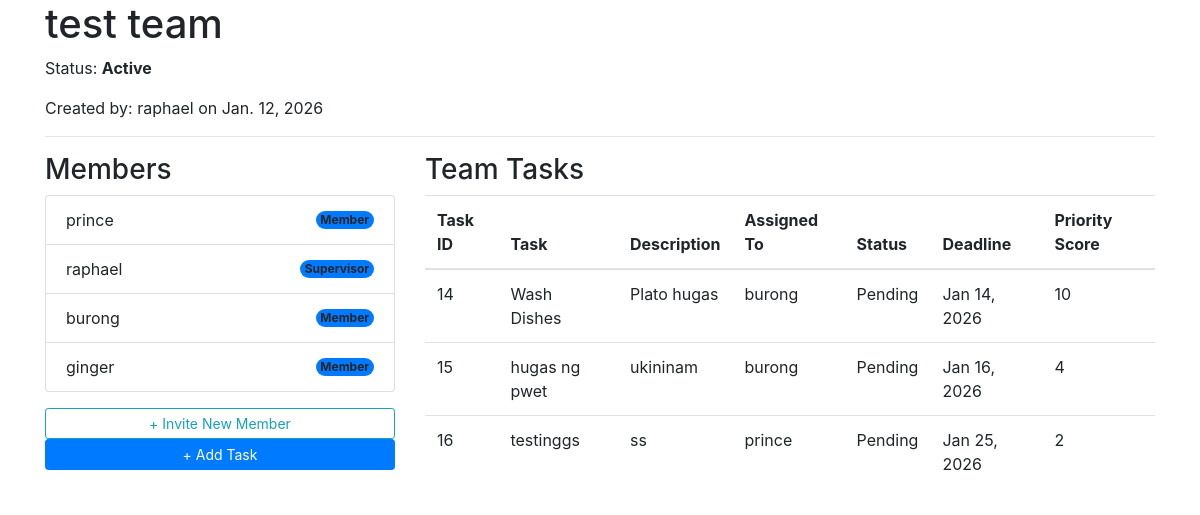
Screenshot of /main/team/8/ (signed in) with the database file from the repository.
### main/models.py (models this page shows, shortened)
class Team(models.Model):
    ACTIVE = 'active'
    DELETED = 'deleted'
    CHOICES_STATUS = (
        (ACTIVE, 'Active'),
        (DELETED, 'Deleted')
    )
    title = models.CharField(max_length=255)
    members = models.ManyToManyField(User, related_name='teams', through='TeamMembership')
    created_by = models.ForeignKey(User, related_name='created_teams', on_delete=models.CASCADE)
    created_at = models.DateTimeField(auto_now_add=True)
    status = models.CharField(max_length=10, choices=CHOICES_STATUS, default=ACTIVE)
    invite_code = models.CharField(max_length=36, unique=True, blank=True, null=True)
    class Meta:
        ordering = ['title']

class TeamMembership(models.Model):
    ROLE_CHOICES = (
        ('supervisor', 'Supervisor'),
        ('member', 'Member')
    ) # role choices for each user
    user = models.ForeignKey(User, on_delete=models.CASCADE)
    team = models.ForeignKey(Team, on_delete=models.CASCADE)
    role = models.CharField(max_length=20, choices = ROLE_CHOICES)
    class Meta:
        unique_together = ('user', 'team') # so users can only have one role inside a team

class Task(models.Model):
    STATUS_CHOICES = (
        ('pending', 'Pending'),
        ('submitted', 'Submitted'),
        ('revision', 'Revision'),
        ('accomplished', 'Accomplishsed')
    ) # available status for each task
    DIFFICULTY_CHOICES = (
        (1,'1 - Very Easy'),
        (2,'2 - Easy'),
        (3,'3 - Medium'),
        (4,'4 - Hard'),
        (5,'5 - Very Hard')
    )
    team = models.ForeignKey(Team, on_delete=models.CASCADE, related_name='tasks')
    created_by = models.ForeignKey(User, on_delete=models.SET_NULL, null=True)
    task_id = models.AutoField(primary_key=True)
    title = models.CharField(max_length=200)
    description = models.TextField(max_length=120)
    assigned_to = models.ForeignKey(User, on_delete=models.SET_NULL,null=True,blank=True,related_name='assigned_tasks')
    deadline = models.DateTimeField()
    difficulty = models.IntegerField(choices=DIFFICULTY_CHOICES, default=1)
    status = models.CharField(max_length=20, choices=STATUS_CHOICES, default='pending')
    @property
    def priority_score(self):
        now = timezone.now()
        time_diff = self.deadline - now
        days_remaining = time_diff.days
        if days_remaining <= 0:
            return 10
        raw_score = self.difficulty + (10/max(days_remaining, 1))
        return min(max(round(raw_score), 1), 10)

### main/views.py (the view)
# urls.py: path("team/<int:team_id>/", views.team_detail, name='team-detail'),
@login_required
def team_detail(request, team_id):
    team = get_object_or_404(Team, id=team_id)
    user_membership = TeamMembership.objects.filter(user=request.user, team=team).first()
    if not user_membership:
        return redirect('main:profile') # Redirect if they try to snoop on other teams
    if request.method == "POST":
        form = CreateTask(request.POST)
        if form.is_valid():
            task = form.save(commit=False)
            task.team = team
            task.save()
            messages.success(request, "Task added successfully!")
            return redirect('main:team-detail', team_id=team.id)
    else:
        form = CreateTask()
    if hasattr(team, 'members'):
        form.fields['assigned_to'].queryset = team.members.all()
    pending_tasks = team.tasks.filter(status='pending')
    task_heap = TaskMaxHeap(pending_tasks)
    sorted_tasks = task_heap.get_sorted_tasks()
    all_memberships = TeamMembership.objects.filter(team=team).select_related('user')
    context = {
        'team': team,
        'my_role': user_membership.role,
        'memberships': all_memberships,
        'tasks': sorted_tasks,
        'form': form,
    }
    return render(request, 'main/team_detail.html', context)

### main/utils.py (called while the page is built)
    def _swap(self, i, j):
        self.heap[i], self.heap[j] = self.heap[j], self.heap[i]
        self.position_map[self.heap[i].task_id] = i
        self.position_map[self.heap[j].task_id] = j

    def insert(self, task):
        self.heap.append(task)
        idx = len(self.heap) - 1
        self.position_map[task.task_id] = idx
        self._sift_up(idx)

    def _sift_up(self, idx):
        while idx > 0:
            parent = (idx - 1) // 2
            if self.heap[idx].priority_score > self.heap[parent].priority_score:
                self._swap(idx, parent)
                idx = parent
            else:
                break

    def _sift_down(self, idx):
        length = len(self.heap)
        while True:
            largest = idx
            left = 2 * idx + 1
            right = 2 * idx + 2
            if left < length and self.heap[left].priority_score > self.heap[largest].priority_score:
                largest = left
            if right < length and self.heap[right].priority_score > self.heap[largest].priority_score:
                largest = right
            if largest != idx:
                self._swap(idx, largest)
                idx = largest
            else:
                break

    def pop_max(self):
        if not self.heap: return None
        return self.remove_by_id(self.heap[0].task_id)

    def remove_by_id(self, task_id):
        if task_id not in self.position_map:
            return None
        idx = self.position_map[task_id]
        last_idx = len(self.heap) - 1
        if idx == last_idx:
            removed = self.heap.pop()
            del self.position_map[task_id]
        else:
            self._swap(idx, last_idx)
            removed = self.heap.pop()
            del self.position_map[task_id]
            self._sift_down(idx)
            self._sift_up(idx)
        return removed

    def get_sorted_tasks(self):
        temp_heap = TaskMaxHeap(self.heap)
        sorted_list = []
        while temp_heap.heap:
            sorted_list.append(temp_heap.pop_max())
        return sorted_list

### main/templates/main/team_detail.html (shortened to what this page needs)
{% extends 'base/base.html' %}
{% block content %}
<div class="container">
    <h1>{{ team.title }}</h1>
    <p>Status: <strong>{{ team.get_status_display }}</strong></p>
    <p>Created by: {{ team.created_by.username }} on {{ team.created_at|date }}</p>
    <hr>
    <div class="row">
        <div class="col-md-4">
            <h3>Members</h3>
            <ul class="list-group">
                {% for mem in memberships %}
                    <li class="list-group-item d-flex justify-content-between align-items-center">
                        {{ mem.user.username }}
                        <span class="badge bg-primary rounded-pill">{{ mem.role|title }}</span>
                    </li>
                {% endfor %}
            </ul>
            <div class = 'd-flex flex-column'>
                {% if my_role == 'supervisor' %}
                    <a href="#"
                    class="btn btn-sm btn-outline-info mt-3"
                    id="generate-invite-btn"
                    data-team-id="{{ team.id }}">
                    + Invite New Member
                    </a>
                {% endif %}
                <button type="button" class="btn btn-sm btn-primary mb-2" data-toggle="modal" data-target="#addTaskModal">
                    + Add Task
                </button>
            </div>
        </div>
        <div class="col-md-8">
            <h3>Team Tasks</h3>
            <table class="table">
                <thead>
                    <tr>
                        <th>Task ID</th>
                        <th>Task</th>
                        <th>Description</th>
                        <th>Assigned To</th>
                        <th>Status</th>
                        <th>Deadline</th>
                        <th>Priority Score</th>
                    </tr>
                </thead>
                <tbody>
                    {% for task in tasks %}
                        <tr>
                            <td>{{ task.task_id }}</td>
                            <td>{{ task.title }}</td>
                            <td style="max-width: 250px; word-wrap: break-word; white-space: normal;">{{ task.description }}</td>
                            <td>{{ task.assigned_to.username }}</td>
                            <td>{{ task.get_status_display }}</td>
                            <td>{{ task.deadline|date:"M d, Y" }}</td>
                            <td>{{ task.priority_score }}</td>
                        </tr>
                    {% empty %}
                        <tr><td colspan="4">No tasks yet.</td></tr>
                    {% endfor %}
                </tbody>
            </table>
        </div>
    </div>
</div>
{% endblock %}

### rows the page displays
Team: title "test team", status "Active", created_by.username "raphael", created_at "Jan. 12, 2026"
TeamMembership: user.username "prince", role "Member"
TeamMembership: user.username "raphael", role "Supervisor"
TeamMembership: user.username "burong", role "Member"
TeamMembership: user.username "ginger", role "Member"
Task: task_id "14", title "Wash Dishes", description "Plato hugas", assigned_to.username "burong", status "Pending", deadline "Jan 14, 2026", priority_score "10"
Task: task_id "15", title "hugas ng pwet", description "ukininam", assigned_to.username "burong", status "Pending", deadline "Jan 16, 2026", priority_score "4"
Task: task_id "16", title "testinggs", description "ss", assigned_to.username "prince", status "Pending", deadline "Jan 25, 2026", priority_score "2"
